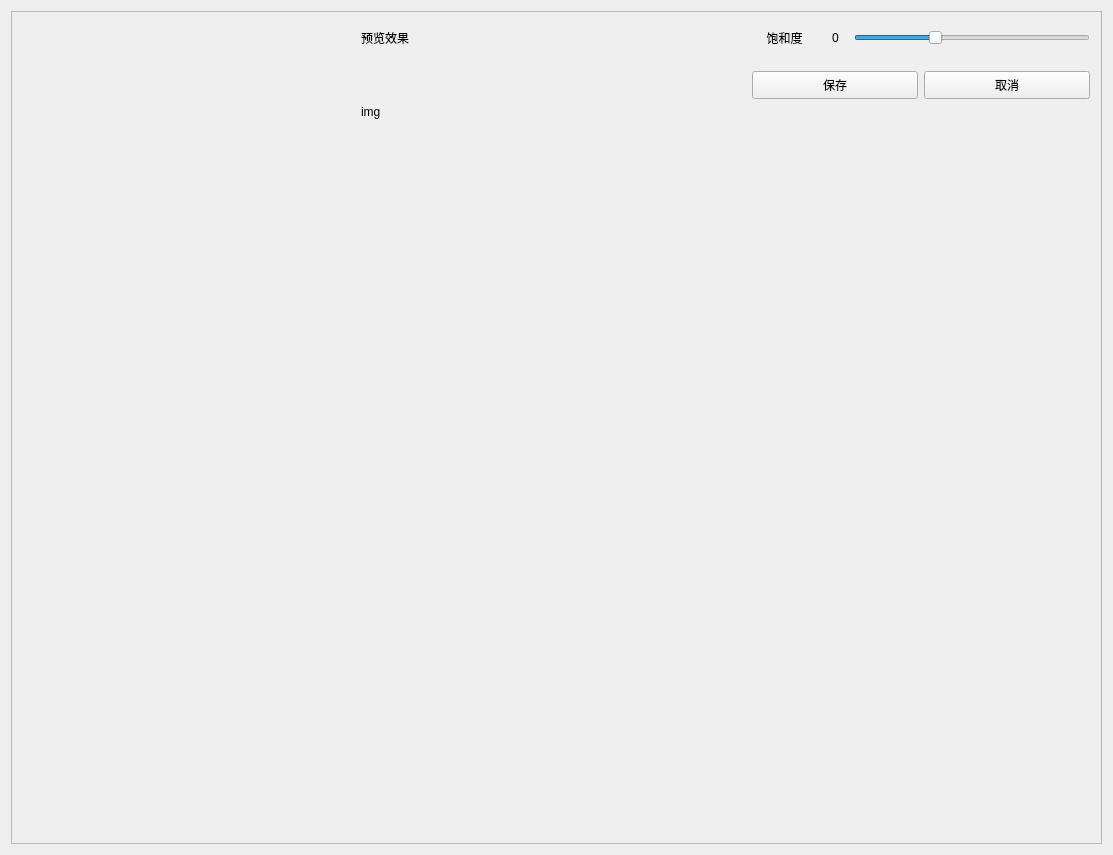
<?xml version="1.0" encoding="UTF-8"?>
<ui version="4.0">
 <class>Hue_Saturationclass</class>
 <widget class="QWidget" name="Hue_Saturationclass">
  <property name="geometry">
   <rect>
    <x>0</x>
    <y>0</y>
    <width>1113</width>
    <height>855</height>
   </rect>
  </property>
  <property name="windowTitle">
   <string>Hue_Saturationclass</string>
  </property>
  <layout class="QGridLayout" name="gridLayout">
   <item row="0" column="0">
    <widget class="QScrollArea" name="scrollArea">
     <property name="widgetResizable">
      <bool>true</bool>
     </property>
     <widget class="QWidget" name="scrollAreaWidgetContents">
      <property name="geometry">
       <rect>
        <x>0</x>
        <y>0</y>
        <width>1089</width>
        <height>831</height>
       </rect>
      </property>
      <layout class="QGridLayout" name="gridLayout_2">
       <item row="0" column="1">
        <widget class="QLabel" name="label_2">
         <property name="text">
          <string>预览效果</string>
         </property>
        </widget>
       </item>
       <item row="5" column="1">
        <widget class="QLabel" name="label">
         <property name="text">
          <string>img</string>
         </property>
        </widget>
       </item>
       <item row="3" column="1" rowspan="2">
        <spacer name="verticalSpacer_3">
         <property name="orientation">
          <enum>Qt::Vertical</enum>
         </property>
         <property name="sizeHint" stdset="0">
          <size>
           <width>20</width>
           <height>40</height>
          </size>
         </property>
        </spacer>
       </item>
       <item row="6" column="1">
        <spacer name="verticalSpacer_2">
         <property name="orientation">
          <enum>Qt::Vertical</enum>
         </property>
         <property name="sizeHint" stdset="0">
          <size>
           <width>20</width>
           <height>40</height>
          </size>
         </property>
        </spacer>
       </item>
       <item row="0" column="2">
        <spacer name="horizontalSpacer">
         <property name="orientation">
          <enum>Qt::Horizontal</enum>
         </property>
         <property name="sizeHint" stdset="0">
          <size>
           <width>40</width>
           <height>20</height>
          </size>
         </property>
        </spacer>
       </item>
       <item row="0" column="3">
        <layout class="QHBoxLayout" name="horizontalLayout">
         <item>
          <widget class="QLabel" name="label_4">
           <property name="minimumSize">
            <size>
             <width>65</width>
             <height>30</height>
            </size>
           </property>
           <property name="maximumSize">
            <size>
             <width>65</width>
             <height>60</height>
            </size>
           </property>
           <property name="text">
            <string>饱和度</string>
           </property>
           <property name="alignment">
            <set>Qt::AlignCenter</set>
           </property>
          </widget>
         </item>
         <item>
          <widget class="QLabel" name="label_3">
           <property name="minimumSize">
            <size>
             <width>25</width>
             <height>30</height>
            </size>
           </property>
           <property name="maximumSize">
            <size>
             <width>25</width>
             <height>60</height>
            </size>
           </property>
           <property name="text">
            <string>0</string>
           </property>
           <property name="alignment">
            <set>Qt::AlignCenter</set>
           </property>
          </widget>
         </item>
         <item>
          <widget class="QSlider" name="Slider">
           <property name="minimumSize">
            <size>
             <width>200</width>
             <height>30</height>
            </size>
           </property>
           <property name="maximumSize">
            <size>
             <width>350</width>
             <height>60</height>
            </size>
           </property>
           <property name="minimum">
            <number>-50</number>
           </property>
           <property name="maximum">
            <number>100</number>
           </property>
           <property name="orientation">
            <enum>Qt::Horizontal</enum>
           </property>
          </widget>
         </item>
        </layout>
       </item>
       <item row="0" column="0">
        <spacer name="horizontalSpacer_2">
         <property name="orientation">
          <enum>Qt::Horizontal</enum>
         </property>
         <property name="sizeHint" stdset="0">
          <size>
           <width>40</width>
           <height>20</height>
          </size>
         </property>
        </spacer>
       </item>
       <item row="4" column="3">
        <layout class="QHBoxLayout" name="horizontalLayout_2">
         <item>
          <widget class="QPushButton" name="pushButton">
           <property name="minimumSize">
            <size>
             <width>75</width>
             <height>28</height>
            </size>
           </property>
           <property name="text">
            <string>保存</string>
           </property>
          </widget>
         </item>
         <item>
          <widget class="QPushButton" name="pushButton_2">
           <property name="minimumSize">
            <size>
             <width>75</width>
             <height>28</height>
            </size>
           </property>
           <property name="text">
            <string>取消</string>
           </property>
          </widget>
         </item>
        </layout>
       </item>
      </layout>
     </widget>
    </widget>
   </item>
  </layout>
 </widget>
 <layoutdefault spacing="6" margin="11"/>
 <resources/>
 <connections>
  <connection>
   <sender>Slider</sender>
   <signal>valueChanged(int)</signal>
   <receiver>Hue_Saturationclass</receiver>
   <slot>on_Slider_valueChanged(int)</slot>
   <hints>
    <hint type="sourcelabel">
     <x>1046</x>
     <y>42</y>
    </hint>
    <hint type="destinationlabel">
     <x>1109</x>
     <y>44</y>
    </hint>
   </hints>
  </connection>
 </connections>
 <slots>
  <slot>on_Slider_valueChanged(int)</slot>
 </slots>
</ui>
